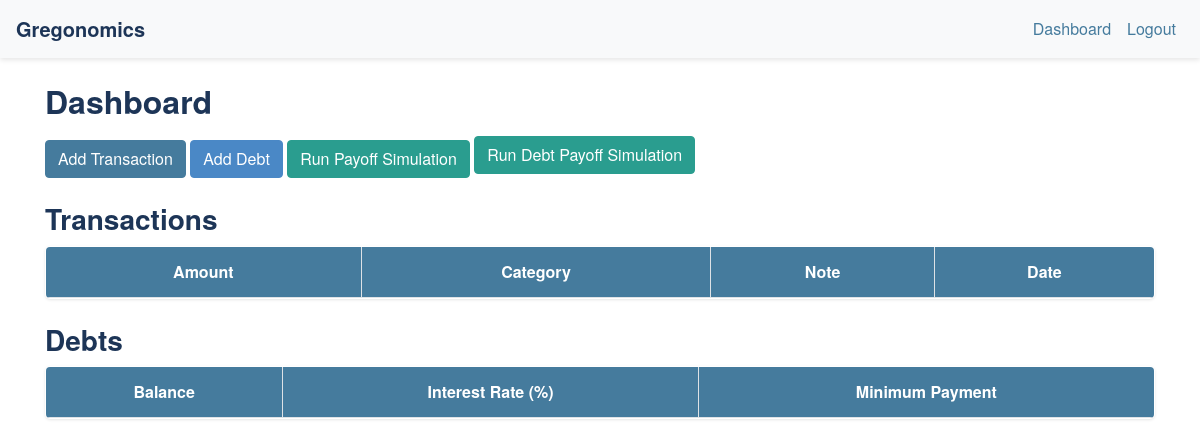
The page /dashboard (signed in) on the database as committed earlier.
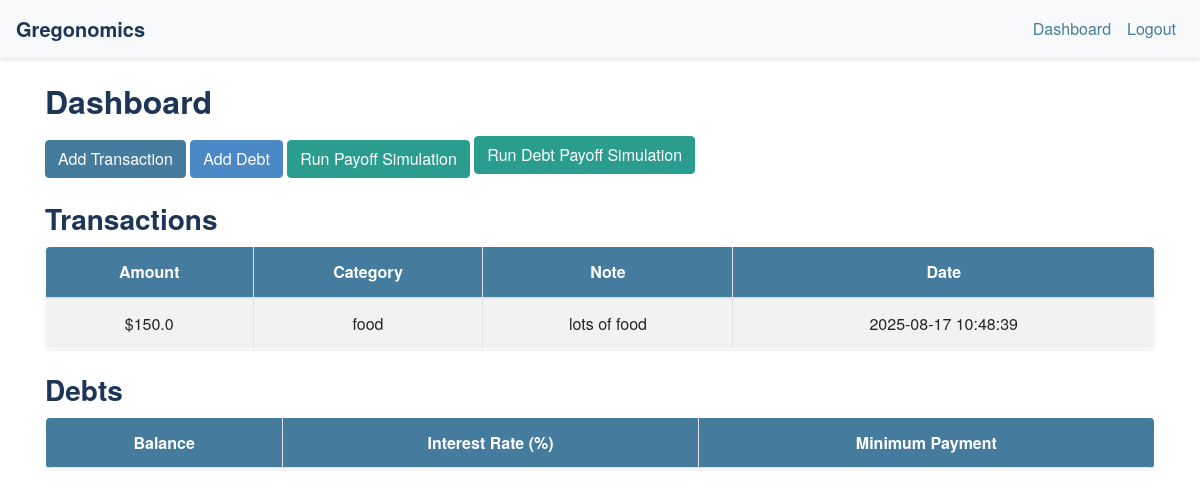
The same page on the database as committed later.
### tables this page shows
CREATE TABLE transactions (
    id INTEGER PRIMARY KEY AUTOINCREMENT,
    user_id INTEGER NOT NULL,               -- Link to user
    amount REAL NOT NULL,                   -- Could be positive (income) or negative (expense)
    category TEXT NOT NULL,                 -- e.g., food, rent, etc.
    note TEXT,                              -- Optional description
    timestamp DATETIME DEFAULT CURRENT_TIMESTAMP, -- Auto-filled
    FOREIGN KEY(user_id) REFERENCES users(id)
);

### app.py (the view)
@app.route("/dashboard")
def dashboard():
    if "user_id" not in session:
        return redirect(url_for("login"))
    user_id = session["user_id"]
    transactions = query_db("SELECT * FROM transactions WHERE user_id = ?", (user_id,))
    debts = query_db("SELECT * FROM debts WHERE user_id = ?", (user_id,))
    return render_template("dashboard.html", transactions=transactions, debts=debts)

### models.py (called while the page is built)
def get_db():
    db = getattr(g, "_database", None)
    if db is None:
        db = g._database = sqlite3.connect(DATABASE)
    return db

def query_db(query, args=(), one=False):
    cur = get_db().execute(query, args)
    rv = cur.fetchall()
    cur.close()
    return (rv[0] if rv else None) if one else rv

### templates/dashboard.html (shortened to what this page needs)
{% extends "layout.html" %}
{% block content %}
<h2 class="mb-3">Dashboard</h2>
<div class="mb-3">
    <a href="{{ url_for('add_transaction') }}" class="btn btn-primary">Add Transaction</a>
    <a href="{{ url_for('debts') }}" class="btn btn-secondary">Add Debt</a>
    <a href="{{ url_for('simulate') }}" class="btn btn-success">Run Payoff Simulation</a>
    <a href="{{ url_for('simulate') }}" class="btn btn-success mb-2">Run Debt Payoff Simulation</a>
</div>
<h3>Transactions</h3>
<table class="table table-striped table-bordered">
    <thead>
        <tr>
            <th>Amount</th>
            <th>Category</th>
            <th>Note</th>
            <th>Date</th>
        </tr>
    </thead>
    <tbody>
        {% for t in transactions %}
        <tr>
            <td>${{ t[2] }}</td>
            <td>{{ t[3] }}</td>
            <td>{{ t[4] }}</td>
            <td>{{ t[5] }}</td>
        </tr>
        {% endfor %}
    </tbody>
</table>
<h3 class="mt-4">Debts</h3>
<table class="table table-striped table-bordered">
    <thead>
        <tr>
            <th>Balance</th>
            <th>Interest Rate (%)</th>
            <th>Minimum Payment</th>
        </tr>
    </thead>
</table>
{% endblock %}

### templates/layout.html (shortened to what this page needs)
<!DOCTYPE html>
<html lang="en">
<head>
    <link rel="stylesheet" href="https://cdn.jsdelivr.net/npm/bootstrap@4.5.3/dist/css/bootstrap.min.css">
    <link rel="stylesheet" href="{{ url_for('static', filename='style.css') }}">
</head>
<body style="background-color: white; color: black;">
    <nav class="navbar navbar-expand-lg navbar-light bg-light">
        <a class="navbar-brand" href="/">Gregonomics</a>
        <div class="navbar-nav ml-auto">
            {% if session.get("user_id") %}
                <a class="nav-item nav-link" href="{{ url_for('dashboard') }}">Dashboard</a>
                <a class="nav-item nav-link" href="{{ url_for('logout') }}">Logout</a>
            {% else %}
                <a class="nav-item nav-link" href="{{ url_for('login') }}">Login</a>
                <a class="nav-item nav-link" href="{{ url_for('register') }}">Register</a>
            {% endif %}
        </div>
    </nav>
    <div class="container mt-4">
        {% block content %}
        {% endblock %}
    </div>
</body>
</html>

### static/style.css (style rules this page uses)
body { background-color: #f9fafc; font-family: "Poppins", "Helvetica Neue", Arial, sans-serif; line-height: 1.6; }
h1, h2, h3 { margin-top: 20px; margin-bottom: 10px; font-weight: 600; color: #1d3557; }
.navbar { box-shadow: 0px 2px 5px rgba(0,0,0,0.1); }
.navbar-brand { font-weight: bold; color: #1d3557 !important; }
.navbar-nav .nav-link { color: #457b9d !important; transition: color 0.3s ease; }
.btn-primary { background-color: #457b9d; border-color: #457b9d; }
.btn-success { background-color: #2a9d8f; border-color: #2a9d8f; }
.btn-secondary { background-color: #4a88c6; border-color: #4a88c6; }
.table { background-color: #ffffff; border-radius: 5px; overflow: hidden; box-shadow: 0 1px 3px rgba(0,0,0,0.1); }
.table th { background-color: #457b9d; color: white; text-align: center; }
.table td { text-align: center; }

Rows that differ between the two databases and show on the page:
added transactions: amount "150.0", category "food", note "lots of food", timestamp "2025-08-17 10:48:39"
